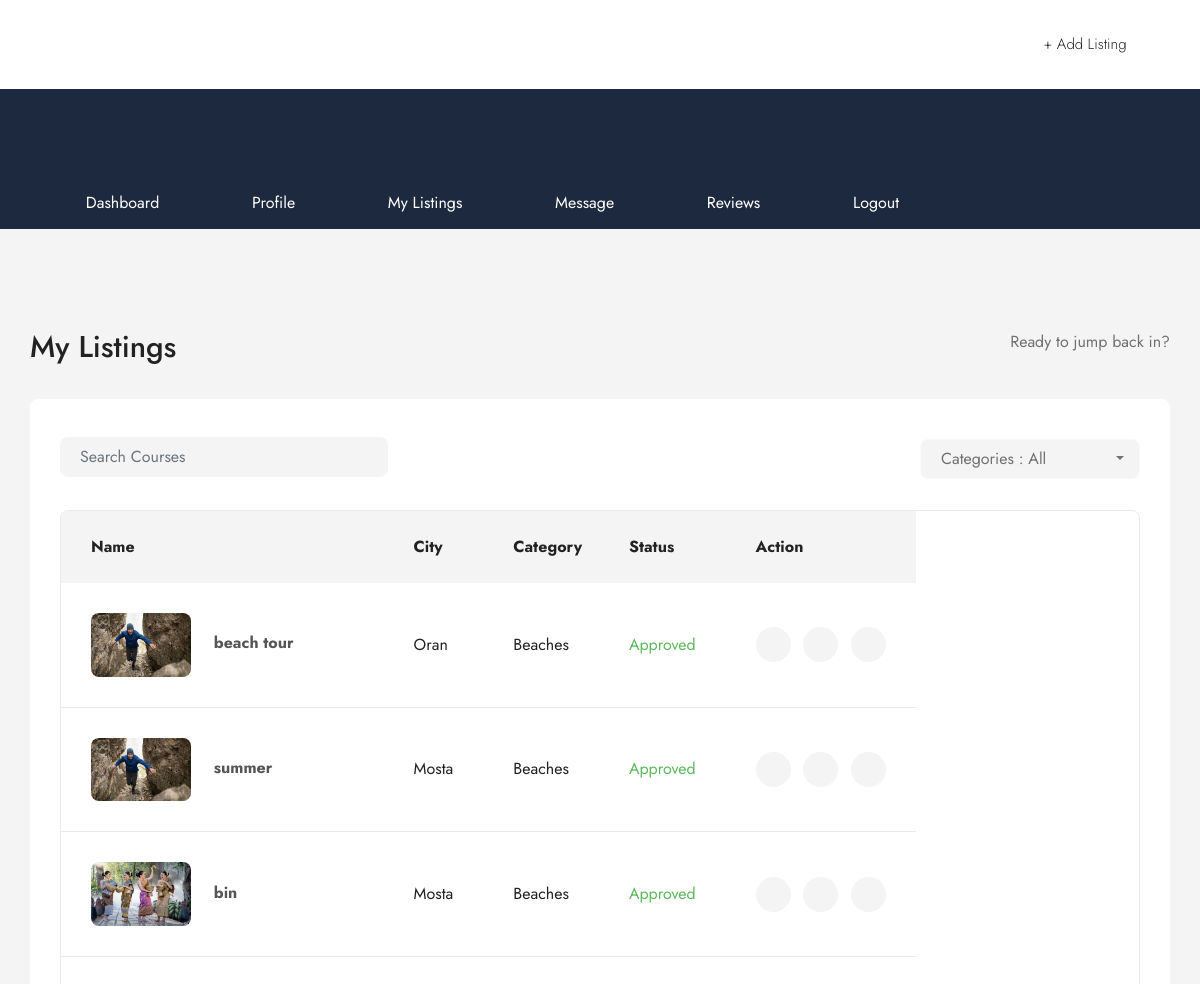
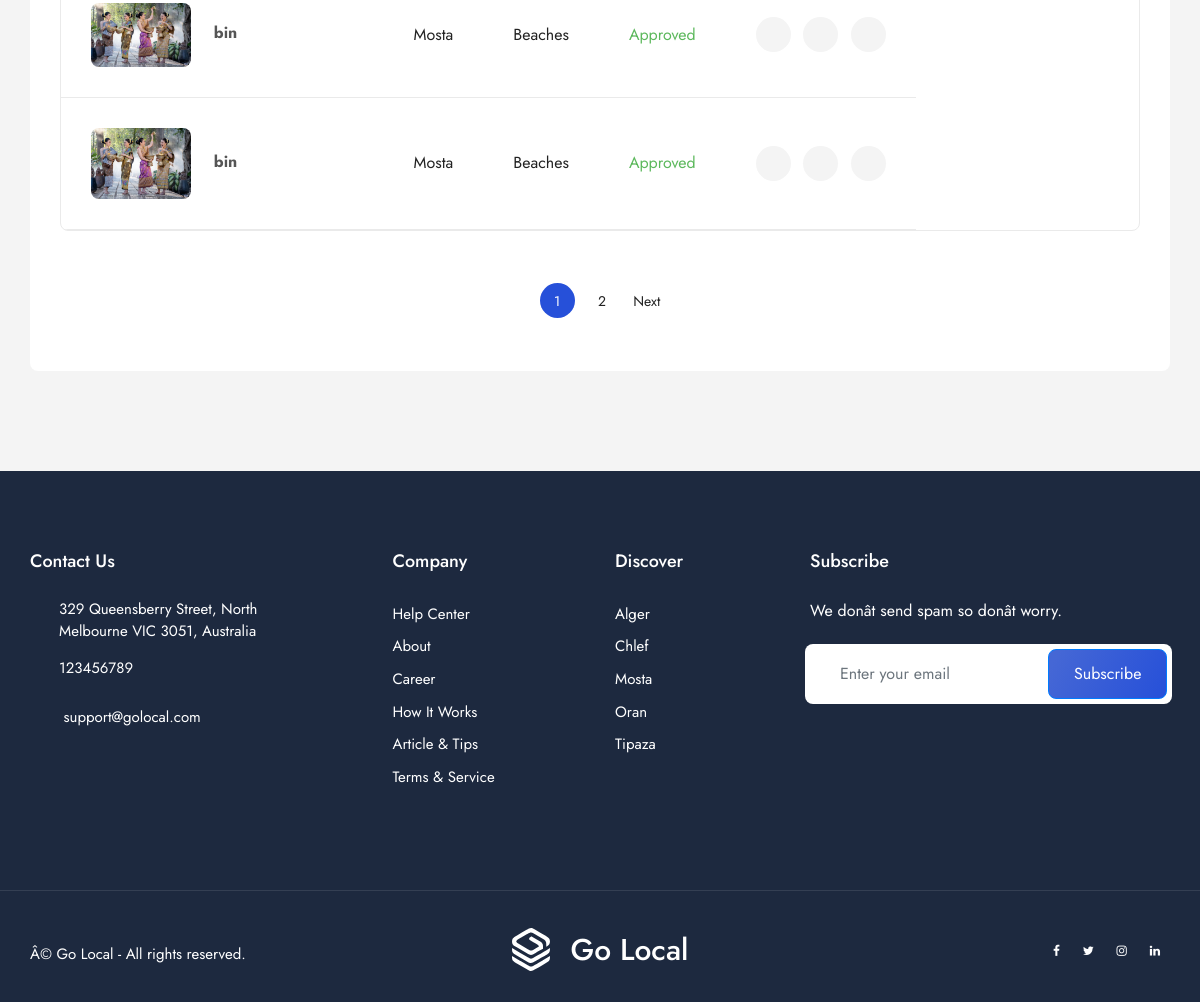
The page /my/listings/review/ (signed in) on the database its author committed (2 pictures, top to bottom).
### myapp/models.py (models this page shows, shortened)
class Listing(models.Model):
    name = models.CharField(max_length=255)
    category = models.ForeignKey(
        ListingCategory,
        on_delete=models.SET_NULL,
        null=True,
        blank=True
    )
    city = models.ForeignKey(
        City,
        on_delete=models.SET_NULL,
        null=True,
        blank=True
    )
    price = models.DecimalField(max_digits=10, decimal_places=2)
    description = models.TextField()
    image1 = models.ImageField(upload_to=get_image_filename)
    image2 = models.ImageField(upload_to=get_image_filename)
    image3 = models.ImageField(upload_to=get_image_filename)
    image4 = models.ImageField(upload_to=get_image_filename)
    is_guide_listing = models.BooleanField(default=False)
    phone = models.CharField(max_length=20, validators=[phone_regex], blank=True)
    email = models.EmailField(unique=True, blank=True, null=True)
    author = models.ForeignKey(
        MyUser,
        on_delete=models.SET_NULL,
        null=True,
        blank=True
    )
    highlights = models.ManyToManyField(Highlight)

class City(models.Model):
    name = models.CharField(max_length=255)
    city_img = models.CharField(max_length=50, null=True, blank=True)

class ListingCategory(models.Model):
    name = models.CharField(max_length=255)
    slug = models.SlugField(unique=True)
    svg_img = models.CharField(max_length=50, null=True, blank=True)
    icon_class = models.CharField(max_length=50, null=True, blank=True)

### mina/models.py (models this page shows)
class ContactUs_info(models.Model):
    address = models.CharField(max_length=100)
    phone = models.CharField(max_length=20)
    email = models.EmailField()
    active = models.BooleanField(default=False)

### myapp/decorator.py (the view)
    def wrapper(request, *args, **kwargs):
        if request.user.is_authenticated and request.user.is_owner:
            return view_func(request, *args, **kwargs)
        else:
            return redirect('myapp:home')  # Replace 'home' with the name of your home page URL or view

### users/templates/users/owner/my_listings.html (shortened to what this page needs)
{% extends 'myapp/base.html' %}
{% load static %}
{% block css %}
<link rel="stylesheet" href="{% static 'myapp/css/dashbord_navitaion.css' %}">
{% endblock css %}
{% block content %}
<section class="extra-dashboard-menu dn-992">
    <div class="container">
        <div class="row">
            <div class="col-lg-12">
                <div class="ed_menu_list mt5">
                    <ul>
							<li {% if owner_dash %}class="active"{% endif %}><a href="{% url 'users:owner_dash' %}"><span class="flaticon-web-page"></span> Dashboard</a></li>
							<li><a href="{% url 'users:owner_profile' %}"><span class="flaticon-avatar"></span> Profile</a></li>
							<li {% if my_listings %}class="active"{% endif %}><a href="{% url 'myapp:my_listings' %}"><span class="flaticon-list"></span> My Listings</a></li>
							<li><a href="{% url 'users:owner_msgs' %}"><span class="flaticon-chat"></span> Message</a></li>
							<li><a href="#"><span class="flaticon-note"></span> Reviews</a></li>
							<li><a href="{% url 'users:logout' %}"><span class="flaticon-logout"></span> Logout</a></li>
						</ul>
                </div>
            </div>
        </div>
    </div>
</section>
<section class="our-dashbord dashbord bgc-f4">
    <div class="container">
        <div class="row">
            <div class="col-lg-12 mb15">
                <div class="breadcrumb_content style2">
                    <h2 class="breadcrumb_title float-left">My Listings</h2>
                    <p class="float-right">Ready to jump back in?</p>
                </div>
            </div>
        </div>
        <div class="my_listings">
            <div class="row">{% if my_listing %}
                <div class="col-lg-12">
                    <div class="candidate_revew_select style2 mb30-991 float-left fn-smd">
                        <ul class="mb0">
                            <li class="list-inline-item">
                                <div class="candidate_revew_search_box course fn-520">
                                    <form class="form-inline my-2">
                                        <input class="form-control mr-sm-2" type="search" placeholder="Search Courses" aria-label="Search">
                                        <button class="btn my-2 my-sm-0" type="submit"><span class="flaticon-loupe"></span></button>
                                    </form>
                                </div>
                            </li>
                        </ul>
                    </div>
                    <div class="candidate_revew_select style2 text-right mb30-991 tal-smd">
                        <ul class="mb0 mt10">
                            <li class="list-inline-item mb30-767">
                                <select class="selectpicker show-tick">
                                    <option>Categories : All</option>
                                </select>
                            </li>
                        </ul>
                    </div>
                </div>
                <div class="col-lg-12 mt25">
                    <div class="listing_table">
                        <form action="#">
                            <table class="table table-responsive">
                                  <thead>
                                    <tr class="carttable_row">
                                        <th class="cartm_title">Name</th>
                                        <th class="dn-lg"></th>
                                        <th class="cartm_title">City</th>
                                        <th class="cartm_title">Category</th>
                                        <th class="cartm_title">Status</th>
                                        <th class="cartm_title">Action</th>
                                    </tr>
                                  </thead>
                                  <tbody class="table_body">
                                    {% for lis in my_listing %}
                                    <tr>
                                        <th scope="row">
                                            <ul class="cart_list">
                                                <li class="list-inline-item pr10"><a href="{% url 'myapp:listing_details' lis.id %}"><img src="{% if lis.image1 %}{{lis.image1.url}}{% endif %}" alt=""></a></li>
                                                <li class="list-inline-item"><a class="cart_title" href="{% url 'myapp:listing_details' lis.id %}">{{lis.name}}</a></li>
                                            </ul>
                                        </th>
                                        <td class="dn-lg"></td>
                                        <td>{{lis.city.name}}</td>
                                        <td>{{lis.category.name}}</td>
                                        <td class="color-success">Approved</td>
                                        <td class="editing_list">
                                            <ul>
                                                <li class="list-inline-item">
                                                    <a href="{% url 'myapp:edit_listing' lis.id %}" data-toggle="tooltip" data-placement="top" title="Edit"><span class="flaticon-edit"></span></a>
                                                </li>
                                                <li class="list-inline-item">
                                                    <a href="{% url 'myapp:listing_details' lis.id %}" data-toggle="tooltip" data-placement="top" title="View"><span class="flaticon-view"></span></a>
                                                </li>
                                                <li class="list-inline-item">
                                                    <a href="{% url 'myapp:delete_listing' lis.id %}" data-toggle="tooltip" data-placement="top" title="Delete"><span class="flaticon-delete"></span></a>
                                                </li>
                                            </ul>
                                        </td>
                                    </tr>{% endfor %}
                                  </tbody>
                            </table>
                        </form>
                    </div>
                </div>{% if my_listing.has_previous or my_listing.has_next %}
                <div class="col-lg-12">
                    <div class="mbp_pagination mt10">
                        <ul class="page_navigation">
                                <li class="page-item active"><a class="page-link" href="#">{{ my_listing.number }}</a></li>
                                {% if my_listing.has_next %}<li class="page-item"><a class="page-link" href="?page={{ my_listing.next_page_number }}">{{ my_listing.next_page_number }}</a></li>{% endif %}
                                <li class="page-item">
                                {% if my_listing.has_next %}<a class="page-link" href="?page={{ my_listing.next_page_number }}">Next</a>{% endif %}
                                </li>
                        </ul>
                    </div>
                </div>{% endif %}
                {% else %}
                <h4>No Listing yet</h4>
                {% endif %}
            </div>
        </div>
    </div>
</section>
{% endblock %}

### myapp/templates/myapp/base.html (shortened to what this page needs)
{% load static %}
<!DOCTYPE html>
<html dir="ltr" lang="en">
<head>
<link rel="stylesheet" href="{% static 'myapp/css/bootstrap.min.css' %}">
<link rel="stylesheet" href="{% static 'myapp/css/style.css' %}">
{% block css %}
{% endblock css %}
<link rel="stylesheet" href="{% static 'myapp/css/responsive.css' %}">
</head>
<body>
	<div class="wrapper">
	<header class="header-nav menu_style_home_one navbar-scrolltofixed stricky main-menu">
		<div class="container-fluid p0">
		    <nav>
		        <a href="{% url 'myapp:home' %}" class="navbar_brand float-left dn-smd">
		            <img class="logo1 img-fluid" src="{% static 'myapp/images/header-logo.svg' %}" alt="header-logo.svg">
		            <span>Go Local</span>
		        </a>
				<div class="ht_left_widget float-left">
					<ul>
						<li class="list-inline-item">
							<div class="ht_search_widget">
								<div class="header_search_widget home1">
									<form class="form-inline mailchimp_form">
										<input type="text" class="custom_search_with_menu_trigger form-control" placeholder="What are you looking for?" data-toggle="modal" data-target="#staticBackdrop">
										<button type="submit" class="btn"><span class="flaticon-loupe"></span></button>
									</form>
								</div>
							</div>
						</li>
					</ul>
				</div>
		        <ul id="respMenu" class="ace-responsive-menu text-right" data-menu-style="horizontal">
		            <li>
		                <a href="{% url 'myapp:home' %}"><span class="title">Home</span></a>
		            </li>
		            <li>
		                <a href="{% url 'myapp:listing_list' %}"><span class="title">Listing</span></a>
		            </li>
					<li>
		                <a href="{% url 'myapp:guides_list' %}"><span class="title">Find Guide</span></a>
		            </li>{% if request.user.is_owner %}
		            <li>
		                <a href="{% url 'users:owner_dash' %}"><span class="title">Dashboard</span></a>
		            </li>
					{% elif request.user.is_guid %}
					<li>
		                <a href="{% url 'users:guide_dash' %}"><span class="title">Dashboard</span></a>
		            </li>
					{% elif request.user.is_customer %}
					<li>
		                <a href="{% url 'users:customer_dash' %}"><span class="title">Dashboard</span></a>
		            </li>
					{% endif %}
	                <li class="list-inline-item list_s">{% if not request.user.is_authenticated %}<a href="{% url 'users:login' %}"> <span class="dn-1200">Login</span></a>{% else %}<a href="{% url 'users:logout' %}" class="btn flaticon-avatar"> <span class="dn-1200">logout</span></a>{% endif %}</li>
	                {% if request.user.is_owner %}<li class="list-inline-item add_listing"><a href="{% url 'myapp:create_listing' %}"><span class="icon">+</span><span class="dn-lg"> Add Listing</span></a></li>{% endif %}
		        </ul>
		    </nav>
		</div>
	</header>
{% block content %}
{% endblock content %}
	<section class="footer_one home1">
		<div class="container pb70">
			<div class="row">
				<div class="col-sm-6 col-md-6 col-lg-3 col-xl-3">
					<div class="footer_contact_widget">
						<h4>Contact Us</h4>
						<ul class="list-unstyled">
							<li class="text-white df"><span class="flaticon-pin mr15"></span><a href="#">{{contact_info.address}}</a></li>
							<li class="text-white"><span class="flaticon-phone mr15"></span><a href="#">{{contact_info.phone}}</a></li>
							<li class="text-white"><span class="flaticon-email mr15"></span><a href="#"> {{contact_info.email}} </a></li>
						</ul>
					</div>
				</div>
				<div class="col-sm-6 col-md-6 col-lg-2 col-xl-3">
					<div class="footer_qlink_widget">
						<h4>Company</h4>
						<ul class="list-unstyled">
							<li><a href="#">Help Center</a></li>
							<li><a href="{% url 'myapp:about_us' %}">About</a></li>
							<li><a href="#">Career</a></li>
							<li><a href="#">How It Works</a></li>
							<li><a href="#">Article & Tips</a></li>
							<li><a href="#">Terms & Service</a></li>
						</ul>
					</div>
				</div>
				<div class="col-sm-5 col-md-6 col-lg-2 col-xl-2">
					<div class="footer_qlink_widget pl0">
						<h4>Discover</h4>
						<ul class="list-unstyled">
							{% for city in bycity %}
							<li><a href="#">{{city.city__name}}</a></li>
							{% endfor %}
						</ul>
					</div>
				</div>
				<div class="col-sm-7 col-md-6 col-lg-4 col-xl-4">
					<div class="footer_social_widget">
						<h4>Subscribe</h4>
				    	<p class="text-white mb20">We donât send spam so donât worry.</p>
						<form class="footer_mailchimp_form">
						 	<div class="form-row align-items-center">
							    <div class="col-auto">
							    	<input type="email" class="form-control" id="inlineFormInput" placeholder="Enter your email">
							    	<button type="submit" class="btn btn-primary">Subscribe</button>
							    </div>
						  	</div>
						</form>
					</div>
				</div>
			</div>
		</div>
		<hr>
		<div class="container pt20 pb30">
			<div class="row">
				<div class="col-md-4 col-lg-4">
					<div class="copyright-widget mt10 mb15-767">
						<p>Â© Go Local - All rights reserved.</p>
					</div>
				</div>
				<div class="col-md-4 col-lg-4">
					<div class="footer_logo_widget text-center mb15-767">
						<div class="wrapper">
							<div class="logo text-center">
								<img src="{% static 'myapp/images/footer-logo.svg' %}" alt="footer-logo.svg">
					            <span class="logo_title text-white pl15">Go Local</span>
							</div>
						</div>
					</div>
				</div>
				<div class="col-md-4 col-lg-4">
					<div class="footer_social_widget text-right tac-smd mt10">
						<ul class="mb0">
							<li class="list-inline-item"><a href="#"><i class="fa fa-facebook"></i></a></li>
							<li class="list-inline-item"><a href="#"><i class="fa fa-twitter"></i></a></li>
							<li class="list-inline-item"><a href="#"><i class="fa fa-instagram"></i></a></li>
							<li class="list-inline-item"><a href="#"><i class="fa fa-linkedin"></i></a></li>
						</ul>
					</div>
				</div>
			</div>
		</div>
	</section>
	</div>
</body>
</html>

### rows shown on the page
Listing: image1 (picture), name "beach tour", city.name "Oran", category.name "Beaches"
Listing: image1 (picture), name "summer", city.name "Mosta", category.name "Beaches"
Listing: image1 (picture), name "bin", city.name "Mosta", category.name "Beaches"
Listing: image1 (picture), name "bin", city.name "Mosta", category.name "Beaches"
Listing: image1 (picture), name "bin", city.name "Mosta", category.name "Beaches"
ContactUs_info: address "329 Queensberry Street, North Melbourne VIC 3051, Australia", phone "123456789", email "support@golocal.com"

### other values the page prints
{{ my_listing.number }} "1"
{{ my_listing.next_page_number }} "2"
{{ city.city__name }} "Alger" "Chlef" "Mosta" "Oran" "Tipaza"
